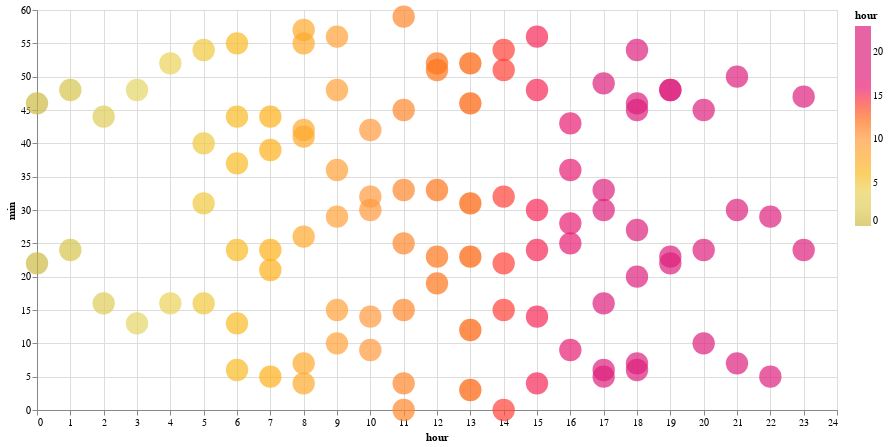

Write notebook code for a chart like this one.
### Code cell
test1 = compare_approaches(
    stop_id="5685",
    organization_name="Los Angeles County Metropolitan Transportation Authority",
    route_id="204-13172",
    stop_sequence=46,
)
